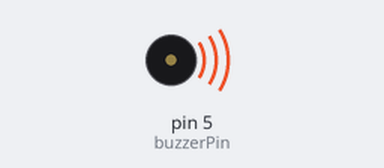
Recording of a sketch running on a simulated Arduino Uno, built with avr-gcc and run on an emulated ATmega328P. Parts: buzzer (waves = sounding).

Above: at 0.1 s.
Timing chart, 0 to 1.6 s (numbered marks = the images above):
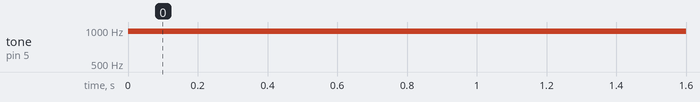

The sketch:

pwm_buzzer.ino
```cpp
const int buzzerPin = 5;

void setup() {
  // put your setup code here, to run once:
  pinMode(buzzerPin,OUTPUT);
}

void loop() {
  analogWrite(buzzerPin,128);
  delay(1000);
  analogWrite(buzzerPin,0);
  delay(0);
  // put your main code here, to run repeatedly:
}
```

Measured:
- by itself, tone on pin 5 (buzzerPin): silent → 977 Hz at 0.00 s
